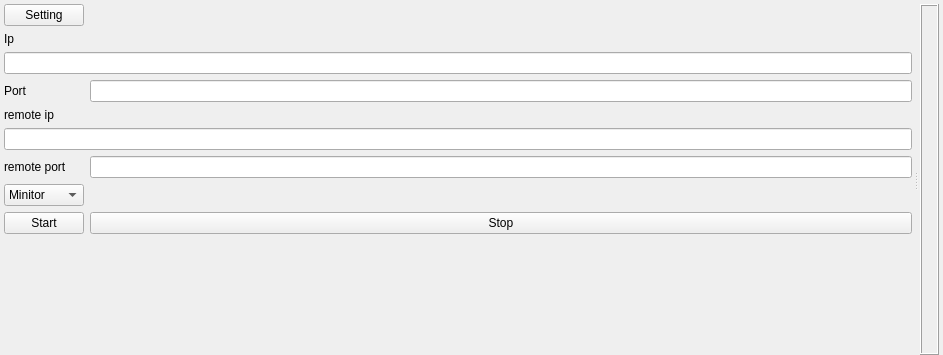
<?xml version="1.0" encoding="UTF-8"?>
<ui version="4.0">
 <class>TabPage</class>
 <widget class="QWidget" name="TabPage">
  <property name="geometry">
   <rect>
    <x>0</x>
    <y>0</y>
    <width>943</width>
    <height>355</height>
   </rect>
  </property>
  <property name="windowTitle">
   <string/>
  </property>
  <layout class="QVBoxLayout" name="verticalLayout">
   <property name="leftMargin">
    <number>4</number>
   </property>
   <property name="topMargin">
    <number>4</number>
   </property>
   <property name="rightMargin">
    <number>4</number>
   </property>
   <property name="bottomMargin">
    <number>0</number>
   </property>
   <item>
    <widget class="QSplitter" name="splitter">
     <property name="orientation">
      <enum>Qt::Horizontal</enum>
     </property>
     <property name="handleWidth">
      <number>8</number>
     </property>
     <widget class="QWidget" name="layoutWidget">
      <layout class="QGridLayout" name="gridLayout">
       <item row="4" column="0">
        <widget class="QLabel" name="label_2">
         <property name="text">
          <string>Port</string>
         </property>
        </widget>
       </item>
       <item row="5" column="0">
        <widget class="QLabel" name="label_3">
         <property name="text">
          <string>remote ip</string>
         </property>
        </widget>
       </item>
       <item row="3" column="0" colspan="2">
        <widget class="QLineEdit" name="editIp"/>
       </item>
       <item row="1" column="0">
        <widget class="QLabel" name="label">
         <property name="text">
          <string>Ip</string>
         </property>
        </widget>
       </item>
       <item row="7" column="0">
        <widget class="QLabel" name="label_4">
         <property name="text">
          <string>remote port</string>
         </property>
        </widget>
       </item>
       <item row="6" column="0" colspan="2">
        <widget class="QLineEdit" name="editRemoteIp"/>
       </item>
       <item row="11" column="0">
        <spacer name="verticalSpacer">
         <property name="orientation">
          <enum>Qt::Vertical</enum>
         </property>
         <property name="sizeHint" stdset="0">
          <size>
           <width>20</width>
           <height>40</height>
          </size>
         </property>
        </spacer>
       </item>
       <item row="0" column="0">
        <widget class="QPushButton" name="btnSetting">
         <property name="text">
          <string>Setting</string>
         </property>
        </widget>
       </item>
       <item row="4" column="1">
        <widget class="QLineEdit" name="editPort"/>
       </item>
       <item row="7" column="1">
        <widget class="QLineEdit" name="editReomtePort"/>
       </item>
       <item row="9" column="0">
        <widget class="QComboBox" name="cbbStationType">
         <item>
          <property name="text">
           <string>Minitor</string>
          </property>
         </item>
         <item>
          <property name="text">
           <string>WF</string>
          </property>
         </item>
        </widget>
       </item>
       <item row="10" column="0">
        <widget class="QPushButton" name="btnStart">
         <property name="text">
          <string>Start</string>
         </property>
        </widget>
       </item>
       <item row="10" column="1">
        <widget class="QPushButton" name="btnStop">
         <property name="text">
          <string>Stop</string>
         </property>
        </widget>
       </item>
      </layout>
     </widget>
     <widget class="QStackedWidget" name="stackedWidget">
      <property name="frameShape">
       <enum>QFrame::Box</enum>
      </property>
      <property name="frameShadow">
       <enum>QFrame::Raised</enum>
      </property>
     </widget>
    </widget>
   </item>
  </layout>
 </widget>
 <resources/>
 <connections/>
</ui>
